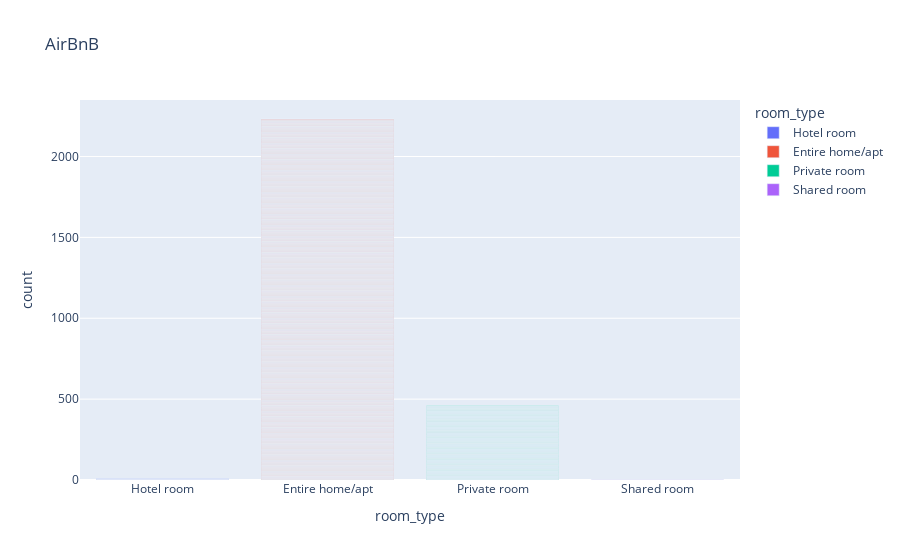

This figure's notebook cell:
### Code cell
long_df = df

fig = px.bar(long_df, x="room_type", color="room_type", title="AirBnB")
fig.show()

### Figure 1 — Plotly figure (JSON) as saved in the notebook; plotly's stock layout.template omitted (floating-point values rounded to 4 significant figures; data arrays with more than 128 entries replaced by an {"elided": "..."} marker saying what was removed)
{"data": [{"alignmentgroup": "True", "hovertemplate": "room_type=%{x}<br>count=%{y}<extra></extra>", "legendgroup": "Hotel room", "marker": {"color": "#636efa", "pattern": {"shape": ""}}, "name": "Hotel room", "offsetgroup": "Hotel room", "orientation": "v", "showlegend": true, "textposition": "auto", "type": "bar", "x": ["Hotel room", "Hotel room", "Hotel room", "Hotel room", "Hotel room", "Hotel room", "Hotel room", "Hotel room", "Hotel room"], "xaxis": "x", "y": [1, 1, 1, 1, 1, 1, 1, 1, 1], "yaxis": "y"}, {"alignmentgroup": "True", "hovertemplate": "room_type=%{x}<br>count=%{y}<extra></extra>", "legendgroup": "Entire home/apt", "marker": {"color": "#EF553B", "pattern": {"shape": ""}}, "name": "Entire home/apt", "offsetgroup": "Entire home/apt", "orientation": "v", "showlegend": true, "textposition": "auto", "type": "bar", "x": {"elided": "2232 str values"}, "xaxis": "x", "y": {"elided": "2232 int values"}, "yaxis": "y"}, {"alignmentgroup": "True", "hovertemplate": "room_type=%{x}<br>count=%{y}<extra></extra>", "legendgroup": "Private room", "marker": {"color": "#00cc96", "pattern": {"shape": ""}}, "name": "Private room", "offsetgroup": "Private room", "orientation": "v", "showlegend": true, "textposition": "auto", "type": "bar", "x": {"elided": "459 str values"}, "xaxis": "x", "y": {"elided": "459 int values"}, "yaxis": "y"}, {"alignmentgroup": "True", "hovertemplate": "room_type=%{x}<br>count=%{y}<extra></extra>", "legendgroup": "Shared room", "marker": {"color": "#ab63fa", "pattern": {"shape": ""}}, "name": "Shared room", "offsetgroup": "Shared room", "orientation": "v", "showlegend": true, "textposition": "auto", "type": "bar", "x": ["Shared room", "Shared room"], "xaxis": "x", "y": [1, 1], "yaxis": "y"}], "layout": {"barmode": "relative", "legend": {"title": {"text": "room_type"}, "tracegroupgap": 0}, "title": {"text": "AirBnB"}, "xaxis": {"anchor": "y", "categoryarray": ["Hotel room", "Entire home/apt", "Private room", "Shared room"], "categoryorder": "array", "domain": [0, 1], "title": {"text": "room_type"}}, "yaxis": {"anchor": "x", "domain": [0, 1], "title": {"text": "count"}}}}
